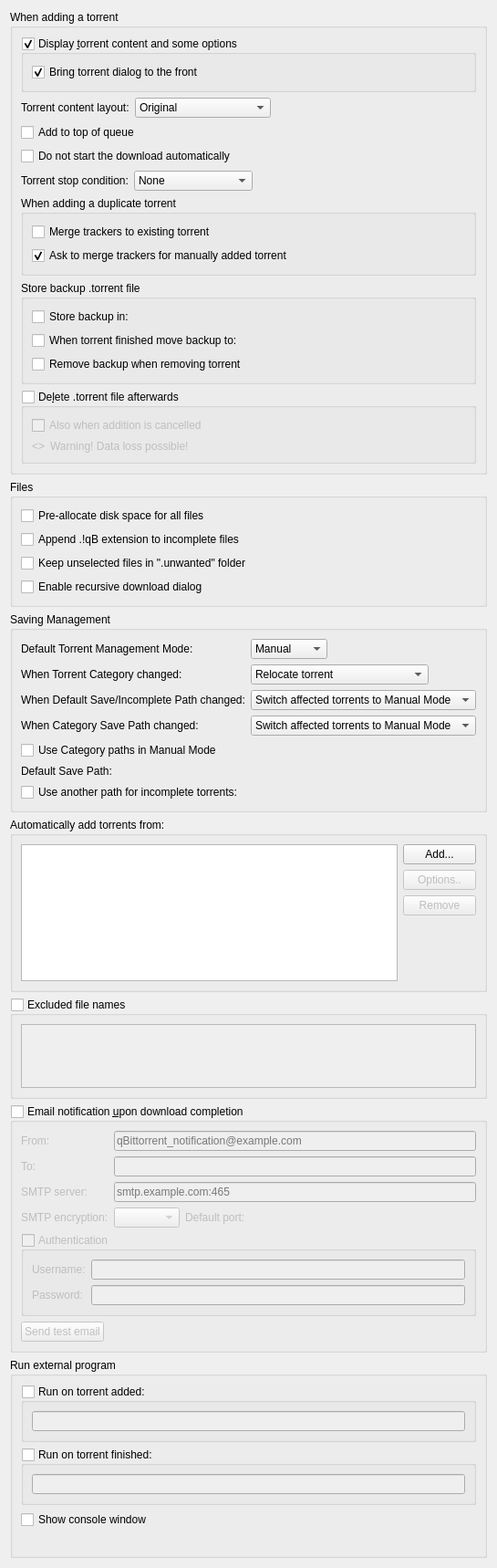
          <widget class="QWidget" name="scrollAreaWidgetContents_2">
           <property name="geometry">
            <rect>
             <x>0</x>
             <y>0</y>
             <width>539</width>
             <height>1457</height>
            </rect>
           </property>
           <layout class="QVBoxLayout" name="verticalLayout">
            <item>
             <widget class="QGroupBox" name="torrentAdditionBox">
              <property name="title">
               <string>When adding a torrent</string>
              </property>
              <layout class="QVBoxLayout" name="torrentAdditionBoxLayout">
               <item>
                <widget class="QGroupBox" name="checkAdditionDialog">
                 <property name="title">
                  <string>Display &amp;torrent content and some options</string>
                 </property>
                 <property name="checkable">
                  <bool>true</bool>
                 </property>
                 <layout class="QVBoxLayout" name="verticalLayout_18">
                  <item>
                   <widget class="QCheckBox" name="checkAdditionDialogFront">
                    <property name="text">
                     <string>Bring torrent dialog to the front</string>
                    </property>
                    <property name="checked">
                     <bool>true</bool>
                    </property>
                   </widget>
                  </item>
                 </layout>
                </widget>
               </item>
               <item>
                <layout class="QHBoxLayout" name="horizontalLayout_19">
                 <item>
                  <widget class="QLabel" name="contentLayoutLabel">
                   <property name="text">
                    <string>Torrent content layout:</string>
                   </property>
                  </widget>
                 </item>
                 <item>
                  <widget class="QComboBox" name="contentLayoutComboBox">
                   <property name="currentIndex">
                    <number>0</number>
                   </property>
                   <item>
                    <property name="text">
                     <string>Original</string>
                    </property>
                   </item>
                   <item>
                    <property name="text">
                     <string>Create subfolder</string>
                    </property>
                   </item>
                   <item>
                    <property name="text">
                     <string>Don't create subfolder</string>
                    </property>
                   </item>
                  </widget>
                 </item>
                 <item>
                  <spacer name="horizontalSpacer_20">
                   <property name="orientation">
                    <enum>Qt::Orientation::Horizontal</enum>
                   </property>
                   <property name="sizeHint" stdset="0">
                    <size>
                     <width>40</width>
                     <height>20</height>
                    </size>
                   </property>
                  </spacer>
                 </item>
                </layout>
               </item>
               <item>
                <widget class="QCheckBox" name="checkAddToQueueTop">
                 <property name="toolTip">
                  <string>The torrent will be added to the top of the download queue</string>
                 </property>
                 <property name="text">
                  <string extracomment="The torrent will be added to the top of the download queue">Add to top of queue</string>
                 </property>
                </widget>
               </item>
               <item>
                <widget class="QCheckBox" name="checkAddStopped">
                 <property name="toolTip">
                  <string>The torrent will be added to download list in a stopped state</string>
                 </property>
                 <property name="text">
                  <string extracomment="The torrent will be added to download list in a stopped state">Do not start the download automatically</string>
                 </property>
                </widget>
               </item>
               <item>
                <layout class="QHBoxLayout" name="stopConditionLayout">
                 <item>
                  <widget class="QLabel" name="stopConditionLabel">
                   <property name="text">
                    <string>Torrent stop condition:</string>
                   </property>
                  </widget>
                 </item>
                 <item>
                  <widget class="QComboBox" name="stopConditionComboBox">
                   <property name="currentIndex">
                    <number>0</number>
                   </property>
                   <item>
                    <property name="text">
                     <string>None</string>
                    </property>
                   </item>
                   <item>
                    <property name="text">
                     <string>Metadata received</string>
                    </property>
                   </item>
                   <item>
                    <property name="text">
                     <string>Files checked</string>
                    </property>
                   </item>
                  </widget>
                 </item>
                 <item>
                  <spacer name="stopConditionSpacer">
                   <property name="orientation">
                    <enum>Qt::Orientation::Horizontal</enum>
                   </property>
                   <property name="sizeHint" stdset="0">
                    <size>
                     <width>40</width>
                     <height>20</height>
                    </size>
                   </property>
                  </spacer>
                 </item>
                </layout>
               </item>
               <item>
                <widget class="QGroupBox" name="duplicateTorrentGroup">
                 <property name="title">
                  <string>When adding a duplicate torrent</string>
                 </property>
                 <layout class="QVBoxLayout" name="duplicateTorrentBoxLayout">
                  <item>
                   <widget class="QCheckBox" name="checkMergeTrackers">
                    <property name="text">
                     <string>Merge trackers to existing torrent</string>
                    </property>
                    <property name="checked">
                     <bool>false</bool>
                    </property>
                   </widget>
                  </item>
                  <item>
                   <widget class="QCheckBox" name="checkConfirmMergeTrackers">
                    <property name="text">
                     <string>Ask to merge trackers for manually added torrent</string>
                    </property>
                    <property name="checked">
                     <bool>true</bool>
                    </property>
                   </widget>
                  </item>
                 </layout>
                </widget>
               </item>
               <item>
                <widget class="QGroupBox" name="backupTorrentFileGroupBox">
                 <property name="title">
                  <string>Store backup .torrent file</string>
                 </property>
                 <layout class="QGridLayout" name="backupTorrentFileLayout">
                  <item row="0" column="0">
                   <widget class="QCheckBox" name="backupDirCheckBox">
                    <property name="text">
                     <string>Store backup in:</string>
                    </property>
                   </widget>
                  </item>
                  <item row="0" column="1">
                   <widget class="FileSystemPathLineEdit" name="backupDirPathEdit" native="true"/>
                  </item>
                  <item row="1" column="0">
                   <widget class="QCheckBox" name="finishedBackupDirCheckBox">
                    <property name="text">
                     <string>When torrent finished move backup to:</string>
                    </property>
                   </widget>
                  </item>
                  <item row="1" column="1">
                   <widget class="FileSystemPathLineEdit" name="finishedBackupDirPathEdit" native="true"/>
                  </item>
                  <item row="2" column="0" colspan="2">
                   <widget class="QCheckBox" name="removeBackupTorrentFileCheckBox">
                    <property name="text">
                     <string>Remove backup when removing torrent</string>
                    </property>
                   </widget>
                  </item>
                 </layout>
                </widget>
               </item>
               <item>
                <widget class="QGroupBox" name="deleteTorrentBox">
                 <property name="toolTip">
                  <string>Whether the .torrent file should be deleted after adding it</string>
                 </property>
                 <property name="title">
                  <string>De&amp;lete .torrent file afterwards </string>
                 </property>
                 <property name="checkable">
                  <bool>true</bool>
                 </property>
                 <property name="checked">
                  <bool>false</bool>
                 </property>
                 <layout class="QVBoxLayout" name="deleteTorrentBoxLayout">
                  <item>
                   <widget class="QCheckBox" name="deleteCancelledTorrentBox">
                    <property name="toolTip">
                     <string>Also delete .torrent files whose addition was cancelled</string>
                    </property>
                    <property name="text">
                     <string>Also when addition is cancelled</string>
                    </property>
                   </widget>
                  </item>
                  <item>
                   <layout class="QHBoxLayout" name="deleteTorrentWarningLayout">
                    <item>
                     <widget class="QLabel" name="deleteTorrentWarningIcon">
                      <property name="sizePolicy">
                       <sizepolicy hsizetype="Fixed" vsizetype="Preferred">
                        <horstretch>0</horstretch>
                        <verstretch>0</verstretch>
                       </sizepolicy>
                      </property>
                      <property name="text">
                       <string notr="true">&lt;&gt;</string>
                      </property>
                     </widget>
                    </item>
                    <item>
                     <widget class="QLabel" name="deleteTorrentWarningLabel">
                      <property name="text">
                       <string>Warning! Data loss possible!</string>
                      </property>
                     </widget>
                    </item>
                   </layout>
                  </item>
                 </layout>
                </widget>
               </item>
              </layout>
             </widget>
            </item>
            <item><widget class="QGroupBox" name="groupFiles"><property name="title"><string>Files</string></property><layout class="QVBoxLayout" name="groupFilesLayout"><item>
             <widget class="QCheckBox" name="checkPreallocateAll">
              <property name="toolTip">
               <string>Allocate full file sizes on disk before starting downloads, to minimize fragmentation. Only useful for HDDs.</string>
              </property>
              <property name="text">
               <string>Pre-allocate disk space for all files</string>
              </property>
             </widget>
            </item>
            <item>
             <widget class="QCheckBox" name="checkAppendqB">
              <property name="text">
               <string>Append .!qB extension to incomplete files</string>
              </property>
             </widget>
            </item>
            <item>
             <widget class="QCheckBox" name="checkUnwantedFolder">
              <property name="text">
               <string>Keep unselected files in &quot;.unwanted&quot; folder</string>
              </property>
             </widget>
            </item>
            <item>
             <widget class="QCheckBox" name="checkRecursiveDownload">
              <property name="toolTip">
               <string>When a torrent is downloaded, offer to add torrents from any .torrent files found inside it</string>
              </property>
              <property name="text">
               <string>Enable recursive download dialog</string>
              </property>
             </widget>
            </item>
            </layout></widget></item><item>
             <widget class="QGroupBox" name="groupSavingManagement">
              <property name="title">
               <string>Saving Management</string>
              </property>
              <layout class="QVBoxLayout" name="groupSavingManagementLayout">
               <item>
                <layout class="QGridLayout" name="gridLayout_3">
                 <item row="0" column="0">
                  <widget class="QLabel" name="label_40">
                   <property name="text">
                    <string>Default Torrent Management Mode:</string>
                   </property>
                  </widget>
                 </item>
                 <item row="0" column="1">
                  <layout class="QHBoxLayout" name="horizontalLayout_70">
                   <property name="spacing">
                    <number>10</number>
                   </property>
                   <item>
                    <widget class="QComboBox" name="comboSavingMode">
                     <property name="toolTip">
                      <string>Automatic: Various torrent properties (e.g. save path) will be decided by the associated category
Manual: Various torrent properties (e.g. save path) must be assigned manually</string>
                     </property>
                     <item>
                      <property name="text">
                       <string>Manual</string>
                      </property>
                     </item>
                     <item>
                      <property name="text">
                       <string>Automatic</string>
                      </property>
                     </item>
                    </widget>
                   </item>
                   <item>
                    <spacer name="horizontalSpacer_160">
                     <property name="orientation">
                      <enum>Qt::Orientation::Horizontal</enum>
                     </property>
                     <property name="sizeHint" stdset="0">
                      <size>
                       <width>40</width>
                       <height>20</height>
                      </size>
                     </property>
                    </spacer>
                   </item>
                  </layout>
                 </item>
                 <item row="1" column="0">
                  <widget class="QLabel" name="labelTorrentCategoryChanged">
                   <property name="text">
                    <string>When Torrent Category changed:</string>
                   </property>
                  </widget>
                 </item>
                 <item row="1" column="1">
                  <layout class="QHBoxLayout" name="horizontalLayout_14">
                   <item>
                    <widget class="QComboBox" name="comboTorrentCategoryChanged">
                     <item>
                      <property name="text">
                       <string>Relocate torrent</string>
                      </property>
                     </item>
                     <item>
                      <property name="text">
                       <string>Switch torrent to Manual Mode</string>
                      </property>
                     </item>
                    </widget>
                   </item>
                   <item>
                    <spacer name="horizontalSpacer_17">
                     <property name="orientation">
                      <enum>Qt::Orientation::Horizontal</enum>
                     </property>
                     <property name="sizeHint" stdset="0">
                      <size>
                       <width>40</width>
                       <height>20</height>
                      </size>
                     </property>
                    </spacer>
                   </item>
                  </layout>
                 </item>
                 <item row="2" column="0">
                  <widget class="QLabel" name="labelCategoryDefaultPathChanged">
                   <property name="text">
                    <string>When Default Save/Incomplete Path changed:</string>
                   </property>
                  </widget>
                 </item>
                 <item row="2" column="1">
                  <layout class="QHBoxLayout" name="horizontalLayout_15">
                   <item>
                    <widget class="QComboBox" name="comboCategoryDefaultPathChanged">
                     <property name="currentIndex">
                      <number>1</number>
                     </property>
                     <item>
                      <property name="text">
                       <string>Relocate affected torrents</string>
                      </property>
                     </item>
                     <item>
                      <property name="text">
                       <string>Switch affected torrents to Manual Mode</string>
                      </property>
                     </item>
                    </widget>
                   </item>
                   <item>
                    <spacer name="horizontalSpacer_18">
                     <property name="orientation">
                      <enum>Qt::Orientation::Horizontal</enum>
                     </property>
                     <property name="sizeHint" stdset="0">
                      <size>
                       <width>40</width>
                       <height>20</height>
                      </size>
                     </property>
                    </spacer>
                   </item>
                  </layout>
                 </item>
                 <item row="3" column="0">
                  <widget class="QLabel" name="labelCategoryChanged">
                   <property name="text">
                    <string>When Category Save Path changed:</string>
                   </property>
                  </widget>
                 </item>
                 <item row="3" column="1">
                  <layout class="QHBoxLayout" name="horizontalLayout_17">
                   <item>
                    <widget class="QComboBox" name="comboCategoryChanged">
                     <property name="currentIndex">
                      <number>1</number>
                     </property>
                     <item>
                      <property name="text">
                       <string>Relocate affected torrents</string>
                      </property>
                     </item>
                     <item>
                      <property name="text">
                       <string>Switch affected torrents to Manual Mode</string>
                      </property>
                     </item>
                    </widget>
                   </item>
                   <item>
                    <spacer name="horizontalSpacer_19">
                     <property name="orientation">
                      <enum>Qt::Orientation::Horizontal</enum>
                     </property>
                     <property name="sizeHint" stdset="0">
                      <size>
                       <width>40</width>
                       <height>20</height>
                      </size>
                     </property>
                    </spacer>
                   </item>
                  </layout>
                 </item>
                </layout>
               </item>
               <item>
                <widget class="QCheckBox" name="checkUseCategoryPaths">
                 <property name="toolTip">
                  <string>Resolve relative Save Path against appropriate Category path instead of Default one</string>
                 </property>
                 <property name="text">
                  <string>Use Category paths in Manual Mode</string>
                 </property>
                </widget>
               </item>
               <item>
                <layout class="QGridLayout" name="gridLayout_4">
                 <item row="0" column="0">
                  <widget class="QLabel" name="labelSavePath">
                   <property name="text">
                    <string>Default Save Path:</string>
                   </property>
                  </widget>
                 </item>
                 <item row="0" column="1">
                  <widget class="FileSystemPathLineEdit" name="textSavePath" native="true"/>
                 </item>
                 <item row="1" column="0">
                  <widget class="QCheckBox" name="checkUseDownloadPath">
                   <property name="text">
                    <string>Use another path for incomplete torrents:</string>
                   </property>
                  </widget>
                 </item>
                 <item row="1" column="1">
                  <widget class="FileSystemPathLineEdit" name="textDownloadPath" native="true"/>
                 </item>
                </layout>
               </item>
              </layout>
             </widget>
            </item>
            <item>
             <widget class="QGroupBox" name="groupBox_2">
              <property name="title">
               <string>Automatically add torrents from:</string>
              </property>
              <layout class="QVBoxLayout" name="verticalLayout_38">
               <item>
                <layout class="QHBoxLayout" name="horizontalLayout_16">
                 <item>
                  <widget class="QTreeView" name="scanFoldersView">
                   <property name="sizePolicy">
                    <sizepolicy hsizetype="Expanding" vsizetype="Expanding">
                     <horstretch>0</horstretch>
                     <verstretch>1</verstretch>
                    </sizepolicy>
                   </property>
                   <property name="minimumSize">
                    <size>
                     <width>250</width>
                     <height>150</height>
                    </size>
                   </property>
                   <property name="editTriggers">
                    <set>QAbstractItemView::EditTrigger::AllEditTriggers</set>
                   </property>
                   <property name="selectionMode">
                    <enum>QAbstractItemView::SelectionMode::SingleSelection</enum>
                   </property>
                   <property name="selectionBehavior">
                    <enum>QAbstractItemView::SelectionBehavior::SelectRows</enum>
                   </property>
                   <property name="textElideMode">
                    <enum>Qt::TextElideMode::ElideNone</enum>
                   </property>
                   <property name="rootIsDecorated">
                    <bool>false</bool>
                   </property>
                   <attribute name="headerDefaultSectionSize">
                    <number>80</number>
                   </attribute>
                   <attribute name="headerStretchLastSection">
                    <bool>false</bool>
                   </attribute>
                  </widget>
                 </item>
                 <item>
                  <layout class="QVBoxLayout" name="verticalLayout_37">
                   <item>
                    <widget class="QPushButton" name="addWatchedFolderButton">
                     <property name="text">
                      <string>Add...</string>
                     </property>
                    </widget>
                   </item>
                   <item>
                    <widget class="QPushButton" name="editWatchedFolderButton">
                     <property name="enabled">
                      <bool>false</bool>
                     </property>
                     <property name="text">
                      <string>Options..</string>
                     </property>
                    </widget>
                   </item>
                   <item>
                    <widget class="QPushButton" name="removeWatchedFolderButton">
                     <property name="enabled">
                      <bool>false</bool>
                     </property>
                     <property name="text">
                      <string>Remove</string>
                     </property>
                    </widget>
                   </item>
                   <item>
                    <spacer name="verticalSpacer_6">
                     <property name="orientation">
                      <enum>Qt::Orientation::Vertical</enum>
                     </property>
                     <property name="sizeHint" stdset="0">
                      <size>
                       <width>20</width>
                       <height>40</height>
                      </size>
                     </property>
                    </spacer>
                   </item>
                  </layout>
                 </item>
                </layout>
               </item>
              </layout>
             </widget>
            </item>
            <item>
             <widget class="QGroupBox" name="groupExcludedFileNames">
              <property name="title">
               <string>Excluded file names</string>
              </property>
              <property name="checkable">
               <bool>true</bool>
              </property>
              <property name="checked">
               <bool>false</bool>
              </property>
              <layout class="QVBoxLayout" name="verticalLayout_311">
               <item>
                <widget class="QPlainTextEdit" name="textExcludedFileNames">
                 <property name="toolTip">
                  <string>Blacklist filtered file names from being downloaded from torrent(s).
Files matching any of the filters in this list will have their priority automatically set to &quot;Do not download&quot;.

Use newlines to separate multiple entries. Can use wildcards as outlined below.
*: matches zero or more of any characters.
?: matches any single character.
[...]: sets of characters can be represented in square brackets.

Examples
*.exe: filter '.exe' file extension.
readme.txt: filter exact file name.
?.txt: filter 'a.txt', 'b.txt' but not 'aa.txt'.
readme[0-9].txt: filter 'readme1.txt', 'readme2.txt' but not 'readme10.txt'.</string>
                 </property>
                 <property name="tabChangesFocus">
                  <bool>true</bool>
                 </property>
                 <property name="lineWrapMode">
                  <enum>QPlainTextEdit::LineWrapMode::NoWrap</enum>
                 </property>
                </widget>
               </item>
              </layout>
             </widget>
            </item>
            <item>
             <widget class="QGroupBox" name="groupMailNotification">
              <property name="title">
               <string>Email notification &amp;upon download completion</string>
              </property>
              <property name="checkable">
               <bool>true</bool>
              </property>
              <property name="checked">
               <bool>false</bool>
              </property>
              <layout class="QVBoxLayout" name="verticalLayout_171">
               <item>
                <layout class="QGridLayout" name="gridLayout_9">
                 <item row="0" column="0">
                  <widget class="QLabel" name="label_25">
                   <property name="toolTip">
                    <string>Sender</string>
                   </property>
                   <property name="text">
                    <string comment="From sender">From:</string>
                   </property>
                  </widget>
                 </item>
                 <item row="0" column="1">
                  <widget class="QLineEdit" name="senderEmailTxt">
                   <property name="placeholderText">
                    <string notr="true">qBittorrent_notification@example.com</string>
                   </property>
                  </widget>
                 </item>
                 <item row="1" column="0">
                  <widget class="QLabel" name="label_2">
                   <property name="toolTip">
                    <string>Receiver</string>
                   </property>
                   <property name="text">
                    <string comment="To receiver">To:</string>
                   </property>
                  </widget>
                 </item>
                 <item row="1" column="1">
                  <widget class="QLineEdit" name="lineEditDestEmail"/>
                 </item>
                 <item row="2" column="0">
                  <widget class="QLabel" name="label_3">
                   <property name="text">
                    <string>SMTP server:</string>
                   </property>
                  </widget>
                 </item>
                 <item row="2" column="1">
                  <widget class="QLineEdit" name="lineEditSMTPServer">
                   <property name="placeholderText">
                    <string notr="true">smtp.example.com:465</string>
                   </property>
                  </widget>
                 </item>
                 <item row="3" column="0">
                  <widget class="QLabel" name="labelSMTPEncryption">
                   <property name="text">
                    <string>SMTP encryption:</string>
                   </property>
                  </widget>
                 </item>
                 <item row="3" column="1">
                  <layout class="QHBoxLayout" name="layoutSMTPEncryption">
                   <item>
                    <widget class="QComboBox" name="comboSMTPEncryption"/>
                   </item>
                   <item>
                    <widget class="QLabel" name="labelSMTPEncryptionPortInfo">
                     <property name="text">
                      <string>Default port: </string>
                     </property>
                    </widget>
                   </item>
                   <item>
                    <spacer name="horizontalSMTPEncryptionSpacer">
                     <property name="orientation">
                      <enum>Qt::Orientation::Horizontal</enum>
                     </property>
                     <property name="sizeHint" stdset="0">
                      <size>
                       <width>20</width>
                       <height>20</height>
                      </size>
                     </property>
                    </spacer>
                   </item>
                  </layout>
                 </item>
                </layout>
               </item>
               <item>
                <widget class="QGroupBox" name="groupMailNotifAuth">
                 <property name="title">
                  <string>Authentication</string>
                 </property>
                 <property name="checkable">
                  <bool>true</bool>
                 </property>
                 <property name="checked">
                  <bool>false</bool>
                 </property>
                 <layout class="QFormLayout" name="formLayout_2">
                  <item row="0" column="0">
                   <widget class="QLabel" name="label_7">
                    <property name="text">
                     <string>Username:</string>
                    </property>
                   </widget>
                  </item>
                  <item row="0" column="1">
                   <widget class="QLineEdit" name="mailNotifUsername"/>
                  </item>
                  <item row="1" column="0">
                   <widget class="QLabel" name="label_8">
                    <property name="text">
                     <string>Password:</string>
                    </property>
                   </widget>
                  </item>
                  <item row="1" column="1">
                   <widget class="QLineEdit" name="mailNotifPassword">
                    <property name="echoMode">
                     <enum>QLineEdit::EchoMode::Password</enum>
                    </property>
                   </widget>
                  </item>
                 </layout>
                </widget>
               </item>
               <item>
                <widget class="QPushButton" name="sendTestEmail">
                 <property name="sizePolicy">
                  <sizepolicy hsizetype="Fixed" vsizetype="Fixed">
                   <horstretch>0</horstretch>
                   <verstretch>0</verstretch>
                  </sizepolicy>
                 </property>
                 <property name="text">
                  <string>Send test email</string>
                 </property>
                </widget>
               </item>
              </layout>
             </widget>
            </item>
            <item>
             <widget class="QGroupBox" name="autoRunBox">
              <property name="title">
               <string>Run external program</string>
              </property>
              <layout class="QVBoxLayout" name="verticalLayout_19">
               <item>
                <widget class="QGroupBox" name="groupBoxRunOnAdded">
                 <property name="title">
                  <string>Run on torrent added:</string>
                 </property>
                 <property name="checkable">
                  <bool>true</bool>
                 </property>
                 <property name="checked">
                  <bool>false</bool>
                 </property>
                 <layout class="QVBoxLayout" name="verticalLayout_39">
                  <item>
                   <widget class="QLineEdit" name="lineEditRunOnAdded"/>
                  </item>
                 </layout>
                </widget>
               </item>
               <item>
                <widget class="QGroupBox" name="groupBoxRunOnFinished">
                 <property name="title">
                  <string>Run on torrent finished:</string>
                 </property>
                 <property name="checkable">
                  <bool>true</bool>
                 </property>
                 <property name="checked">
                  <bool>false</bool>
                 </property>
                 <layout class="QVBoxLayout" name="verticalLayout_36">
                  <item>
                   <widget class="QLineEdit" name="lineEditRunOnFinished"/>
                  </item>
                 </layout>
                </widget>
               </item>
               <item>
                <widget class="QCheckBox" name="autoRunConsole">
                 <property name="text">
                  <string>Show console window</string>
                 </property>
                </widget>
               </item>
               <item>
                <widget class="QLabel" name="labelAutoRunParam">
                 <property name="wordWrap">
                  <bool>true</bool>
                 </property>
                </widget>
               </item>
              </layout>
             </widget>
            </item>
           </layout>
          </widget>
